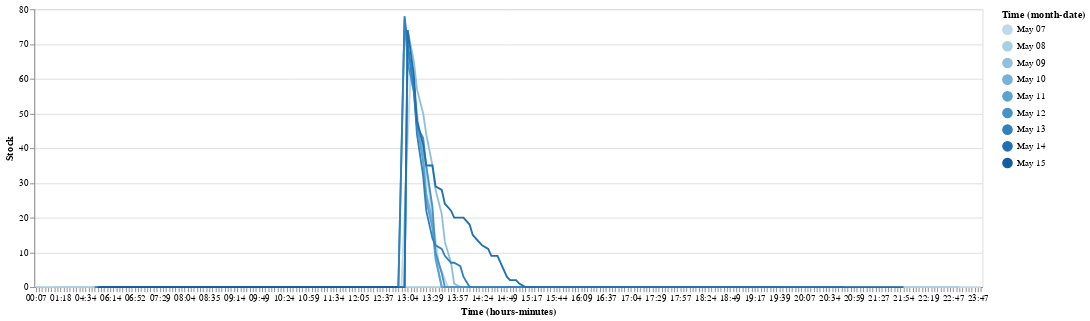

This figure's notebook cell:
### Code cell
highlight = alt.selection(type='single', on='mouseover',
                          fields=['Date'], nearest=True)
base = alt.Chart(sdata).mark_line().encode(
    x='hoursminutes(Time):O',
    y='Stock:Q',
    color='monthdate(Time):O',
    tooltip=['Stock','Date']
)



points = base.mark_circle().encode(
    opacity=alt.value(0)
).add_selection(
    highlight
).properties(
    width=1024
)

lines = base.mark_line().encode(
    size=alt.condition(~highlight, alt.value(1), alt.value(2)),
    opacity=alt.condition(~highlight, alt.value(0.5), alt.value(1))
)

(points + lines)

### Figure 1 — Vega-Lite specification as saved in the notebook (floating-point values rounded to 4 significant figures; data arrays with more than 128 entries replaced by an {"elided": "..."} marker saying what was removed)
{"config": {"view": {"continuousWidth": 400, "continuousHeight": 300}}, "layer": [{"mark": "circle", "encoding": {"color": {"field": "Time", "timeUnit": "monthdate", "type": "ordinal"}, "opacity": {"value": 0}, "tooltip": [{"field": "Stock", "type": "quantitative"}, {"field": "Date", "type": "nominal"}], "x": {"field": "Time", "timeUnit": "hoursminutes", "type": "ordinal"}, "y": {"field": "Stock", "type": "quantitative"}}, "selection": {"selector005": {"type": "single", "on": "mouseover", "fields": ["Date"], "nearest": true}}, "width": 1024}, {"mark": "line", "encoding": {"color": {"field": "Time", "timeUnit": "monthdate", "type": "ordinal"}, "opacity": {"condition": {"value": 0.5, "selection": {"not": "selector005"}}, "value": 1}, "size": {"condition": {"value": 1, "selection": {"not": "selector005"}}, "value": 2}, "tooltip": [{"field": "Stock", "type": "quantitative"}, {"field": "Date", "type": "nominal"}], "x": {"field": "Time", "timeUnit": "hoursminutes", "type": "ordinal"}, "y": {"field": "Stock", "type": "quantitative"}}}], "data": {"name": "data-cdb347338b4c6c38171ea4da560639f8"}, "$schema": "https://vega.github.io/schema/vega-lite/v4.17.0.json", "datasets": {"data-cdb347338b4c6c38171ea4da560639f8": {"elided": "1324 records"}}}
